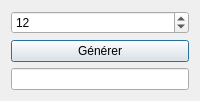
<?xml version="1.0" encoding="UTF-8"?>
<ui version="4.0">
 <class>Dialog</class>
 <widget class="QDialog" name="Dialog">
  <property name="windowTitle">
   <string>Générateur de mot de passe</string>
  </property>
  <layout class="QVBoxLayout" name="verticalLayout">
   <item>
    <widget class="QSpinBox" name="spinBox_longueur">
     <property name="minimum">
      <number>4</number>
     </property>
     <property name="maximum">
      <number>32</number>
     </property>
     <property name="value">
      <number>12</number>
     </property>
    </widget>
   </item>
   <item>
    <widget class="QPushButton" name="pushButton_generer">
     <property name="text">
      <string>Générer</string>
     </property>
    </widget>
   </item>
   <item>
    <widget class="QLineEdit" name="lineEdit_resultat">
     <property name="readOnly">
      <bool>true</bool>
     </property>
    </widget>
   </item>
  </layout>
 </widget>
 <resources/>
 <connections/>
</ui>
